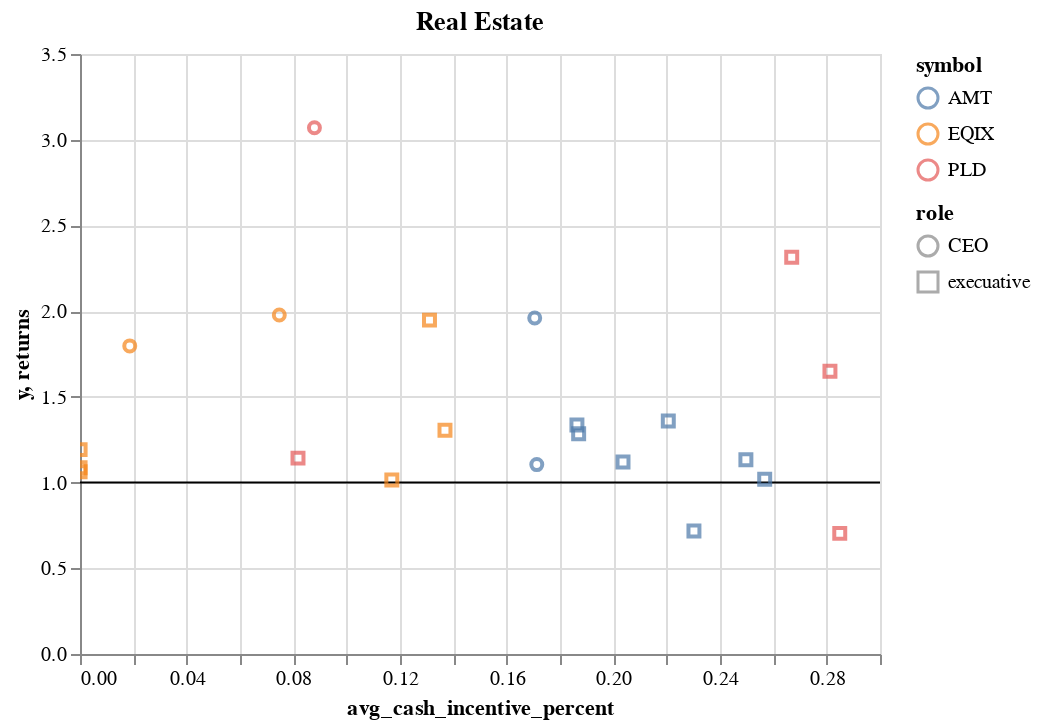

Notebook cell for this chart:
### Code cell
plot_data(df,1)

### Figure 1 — Vega-Lite specification as saved in the notebook (floating-point values rounded to 4 significant figures)
{"config": {"view": {"continuousWidth": 400, "continuousHeight": 300}}, "layer": [{"data": {"name": "data-d764767e7dd3b10b2c76c1355ce10ef3"}, "mark": "rule", "encoding": {"y": {"field": "y", "type": "quantitative"}}}, {"data": {"name": "data-8dff9871cdb43157201ef9efb396d8b0"}, "mark": "point", "encoding": {"color": {"field": "symbol", "type": "nominal"}, "shape": {"field": "role", "type": "nominal"}, "tooltip": [{"field": "avg_cash_incentive_percent", "type": "quantitative"}, {"field": "returns", "type": "quantitative"}, {"field": "gics_sector_name", "type": "nominal"}, {"field": "symbol", "type": "nominal"}, {"field": "role", "type": "nominal"}], "x": {"field": "avg_cash_incentive_percent", "type": "quantitative"}, "y": {"field": "returns", "type": "quantitative"}}, "selection": {"selector003": {"type": "interval", "bind": "scales", "encodings": ["x", "y"]}}, "title": "Real Estate"}], "$schema": "https://vega.github.io/schema/vega-lite/v4.17.0.json", "datasets": {"data-d764767e7dd3b10b2c76c1355ce10ef3": [{"y": 1}], "data-8dff9871cdb43157201ef9efb396d8b0": [{"gics_sector_name": "Real Estate", "symbol": "AMT", "DATE_OF_LAST_CHANGE": "2003-10-10T00:00:00", "avg_cash_incentive_percent": 0.1705, "returns": 1.96, "role": "CEO"}, {"gics_sector_name": "Real Estate", "symbol": "AMT", "DATE_OF_LAST_CHANGE": "2020-03-16T00:00:00", "avg_cash_incentive_percent": 0.1713, "returns": 1.105, "role": "CEO"}, {"gics_sector_name": "Real Estate", "symbol": "AMT", "DATE_OF_LAST_CHANGE": "2013-12-31T00:00:00", "avg_cash_incentive_percent": 0.1863, "returns": 1.336, "role": "execuative"}, {"gics_sector_name": "Real Estate", "symbol": "AMT", "DATE_OF_LAST_CHANGE": "2017-07-01T00:00:00", "avg_cash_incentive_percent": 0.2036, "returns": 1.12, "role": "execuative"}, {"gics_sector_name": "Real Estate", "symbol": "AMT", "DATE_OF_LAST_CHANGE": "2018-08-31T00:00:00", "avg_cash_incentive_percent": 0.2568, "returns": 1.02, "role": "execuative"}, {"gics_sector_name": "Real Estate", "symbol": "AMT", "DATE_OF_LAST_CHANGE": "2018-10-31T00:00:00", "avg_cash_incentive_percent": 0.187, "returns": 1.285, "role": "execuative"}, {"gics_sector_name": "Real Estate", "symbol": "AMT", "DATE_OF_LAST_CHANGE": "2020-03-16T00:00:00", "avg_cash_incentive_percent": 0.2206, "returns": 1.359, "role": "execuative"}, {"gics_sector_name": "Real Estate", "symbol": "AMT", "DATE_OF_LAST_CHANGE": "2020-06-14T00:00:00", "avg_cash_incentive_percent": 0.2302, "returns": 0.7175, "role": "execuative"}, {"gics_sector_name": "Real Estate", "symbol": "AMT", "DATE_OF_LAST_CHANGE": "2023-11-01T00:00:00", "avg_cash_incentive_percent": 0.2497, "returns": 1.133, "role": "execuative"}, {"gics_sector_name": "Real Estate", "symbol": "EQIX", "DATE_OF_LAST_CHANGE": "2007-04-02T00:00:00", "avg_cash_incentive_percent": 0.07474, "returns": 1.977, "role": "CEO"}, {"gics_sector_name": "Real Estate", "symbol": "EQIX", "DATE_OF_LAST_CHANGE": "2018-09-12T00:00:00", "avg_cash_incentive_percent": 0.01866, "returns": 1.797, "role": "CEO"}, {"gics_sector_name": "Real Estate", "symbol": "EQIX", "DATE_OF_LAST_CHANGE": "2013-08-14T00:00:00", "avg_cash_incentive_percent": 0.1311, "returns": 1.948, "role": "execuative"}, {"gics_sector_name": "Real Estate", "symbol": "EQIX", "DATE_OF_LAST_CHANGE": "2017-07-19T00:00:00", "avg_cash_incentive_percent": 0.1169, "returns": 1.015, "role": "execuative"}, {"gics_sector_name": "Real Estate", "symbol": "EQIX", "DATE_OF_LAST_CHANGE": "2018-09-12T00:00:00", "avg_cash_incentive_percent": 0.1369, "returns": 1.306, "role": "execuative"}, {"gics_sector_name": "Real Estate", "symbol": "EQIX", "DATE_OF_LAST_CHANGE": "2019-12-31T00:00:00", "avg_cash_incentive_percent": 4.303e-05, "returns": 1.192, "role": "execuative"}, {"gics_sector_name": "Real Estate", "symbol": "EQIX", "DATE_OF_LAST_CHANGE": "2022-08-01T00:00:00", "avg_cash_incentive_percent": 3.295e-05, "returns": 1.087, "role": "execuative"}, {"gics_sector_name": "Real Estate", "symbol": "EQIX", "DATE_OF_LAST_CHANGE": "2023-08-01T00:00:00", "avg_cash_incentive_percent": 3.86e-05, "returns": 1.063, "role": "execuative"}, {"gics_sector_name": "Real Estate", "symbol": "PLD", "DATE_OF_LAST_CHANGE": "1997-11-01T00:00:00", "avg_cash_incentive_percent": 0.08791, "returns": 3.069, "role": "CEO"}, {"gics_sector_name": "Real Estate", "symbol": "PLD", "DATE_OF_LAST_CHANGE": "2012-12-31T00:00:00", "avg_cash_incentive_percent": 0.2812, "returns": 1.65, "role": "execuative"}, {"gics_sector_name": "Real Estate", "symbol": "PLD", "DATE_OF_LAST_CHANGE": "2019-03-13T00:00:00", "avg_cash_incentive_percent": 0.2669, "returns": 2.314, "role": "execuative"}, {"gics_sector_name": "Real Estate", "symbol": "PLD", "DATE_OF_LAST_CHANGE": "2022-04-01T00:00:00", "avg_cash_incentive_percent": 0.2849, "returns": 0.7036, "role": "execuative"}, {"gics_sector_name": "Real Estate", "symbol": "PLD", "DATE_OF_LAST_CHANGE": "2023-01-01T00:00:00", "avg_cash_incentive_percent": 0.08175, "returns": 1.143, "role": "execuative"}]}}
